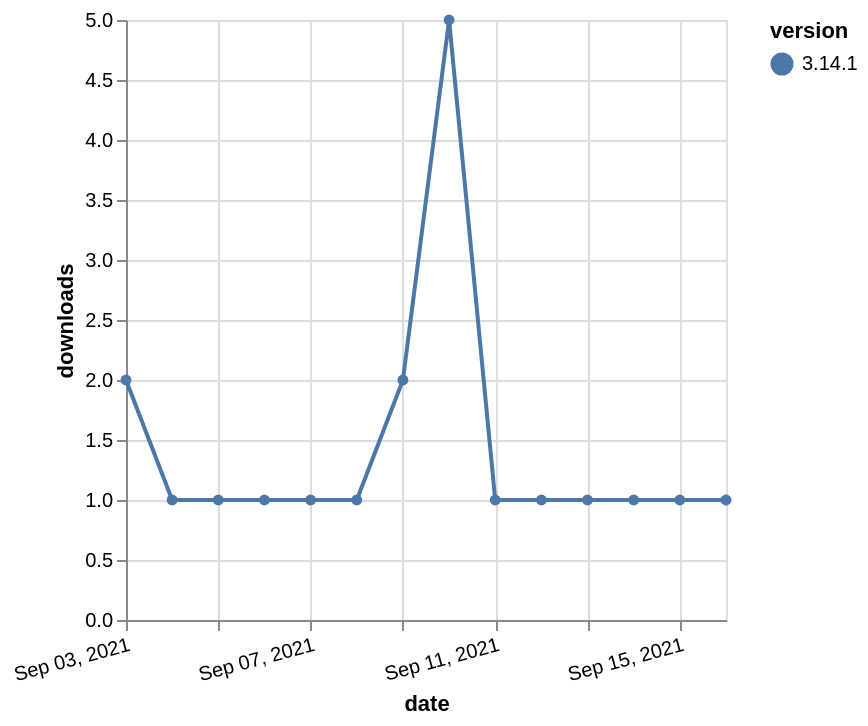

Vega-Lite specification for this chart:
### Vega-Lite specification from a JSON file in a GitHub repository (floating-point values rounded to 4 significant figures)
{"$schema": "https://vega.github.io/schema/vega-lite/v5.json", "description": "A simple bar chart with embedded data.", "data": {"values": [{"date": "2021-09-03", "total": 518, "delta": 2, "version": "3.14.1"}, {"date": "2021-09-04", "total": 519, "delta": 1, "version": "3.14.1"}, {"date": "2021-09-05", "total": 520, "delta": 1, "version": "3.14.1"}, {"date": "2021-09-06", "total": 521, "delta": 1, "version": "3.14.1"}, {"date": "2021-09-07", "total": 522, "delta": 1, "version": "3.14.1"}, {"date": "2021-09-08", "total": 523, "delta": 1, "version": "3.14.1"}, {"date": "2021-09-09", "total": 525, "delta": 2, "version": "3.14.1"}, {"date": "2021-09-10", "total": 530, "delta": 5, "version": "3.14.1"}, {"date": "2021-09-11", "total": 531, "delta": 1, "version": "3.14.1"}, {"date": "2021-09-12", "total": 532, "delta": 1, "version": "3.14.1"}, {"date": "2021-09-13", "total": 533, "delta": 1, "version": "3.14.1"}, {"date": "2021-09-14", "total": 534, "delta": 1, "version": "3.14.1"}, {"date": "2021-09-15", "total": 535, "delta": 1, "version": "3.14.1"}, {"date": "2021-09-16", "total": 536, "delta": 1, "version": "3.14.1"}]}, "width": "container", "mark": {"type": "line", "point": {"filled": true}}, "encoding": {"x": {"field": "date", "type": "temporal", "timeUnit": "yearmonthdate", "title": "date", "axis": {"labelAngle": -15}}, "y": {"field": "delta", "type": "quantitative", "title": "downloads"}, "color": {"field": "version", "type": "nominal"}, "tooltip": {"field": "delta"}}}
